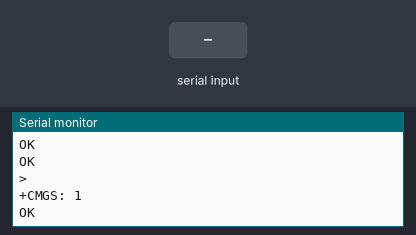
Simulated run of this sketch. Board: Arduino Uno, built with avr-gcc and run on an emulated ATmega328P. Parts: the last lines printed to the serial monitor. Inputs (shaded band) come from the test bench. The modem accepts every AT command (registered, SIM ready, sends succeed) and sends nothing else.

Above: at 4.2 s.
4.3 s: "1" received over the second serial link
At 5.2 s:
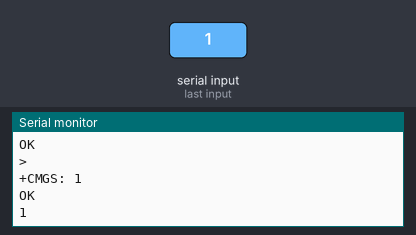
6.0 s: "0" received over the second serial link
At 6.4 s:
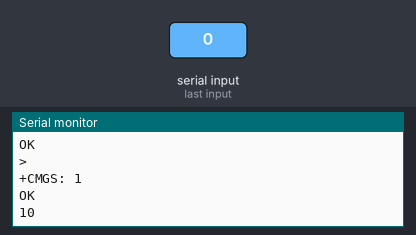

Measured:
- after the input at 4.3 s, the serial monitor: prints a new line after 0.21 s (image 1)
- after the input at 6.0 s, the serial monitor: prints a new line at once (image 2)

The sketch:

ga6test.ino
```cpp
#include <SoftwareSerial.h>

//Create software serial object to communicate with A6
SoftwareSerial mySerial(2, 3);  //A6 Tx & Rx is connected to Arduino #3 & #2

void setup() {
  Serial.begin(115200);
  mySerial.begin(115200);

  Serial.println("Initializing...");
  delay(1000);

  mySerial.println("AT");  //Once the handshake test is successful, it will back to OK
  updateSerial();

  mySerial.println("AT+CMGF=1");  // Configuring TEXT mode
  updateSerial();
  mySerial.println("AT+CMGS=\"081228445269\"");  //change ZZ with country code and xxxxxxxxxxx with phone number to sms
  updateSerial();
  mySerial.print("Last Minute Engineers | lastminuteengineers.com");  //text content
  updateSerial();
  mySerial.write(26);
}

void loop() {
  updateSerial();
}

void updateSerial() {
  delay(500);
  while (Serial.available()) {
    mySerial.write(Serial.read());  //Forward what Serial received to Software Serial Port
  }
  while (mySerial.available()) {
    Serial.write(mySerial.read());  //Forward what Software Serial received to Serial Port
  }
}
```
